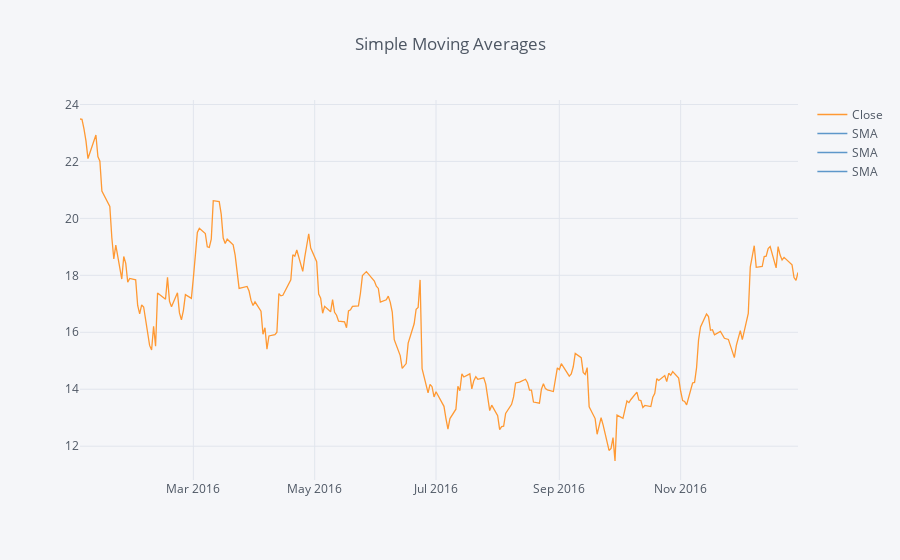

Notebook code for this chart:
### Markdown cell above
**Simple Moving Averages (SMA) Plots**

### Code cell
DB['Close'].loc['2016-01-01':'2016-12-31'].ta_plot(study='sma',periods=[13,21,55],title='Simple Moving Averages')

### Figure 1 — Plotly figure (JSON) as saved in the notebook; plotly's stock layout.template omitted (floating-point values rounded to 4 significant figures; data arrays with more than 128 entries replaced by an {"elided": "..."} marker saying what was removed)
{"data": [{"line": {"color": "rgba(255, 153, 51, 1.0)", "dash": "solid", "width": 1.3}, "mode": "lines", "name": "Close", "text": "", "type": "scatter", "x": {"elided": "252 str values"}, "y": {"elided": "252 float values"}}, {"line": {"color": "rgba(55, 128, 191, 0.79999999999999982)", "dash": "solid", "width": 1.3}, "mode": "lines", "name": "SMA", "text": "", "type": "scatter", "x": {"elided": "252 str values"}, "y": {"elided": "252x3 mixed values"}}, {"line": {"color": "rgba(55, 128, 191, 0.79999999999999982)", "dash": "solid", "width": 1.3}, "mode": "lines", "name": "SMA", "text": "", "type": "scatter", "x": {"elided": "252 str values"}, "y": {"elided": "252x3 mixed values"}}, {"line": {"color": "rgba(55, 128, 191, 0.79999999999999982)", "dash": "solid", "width": 1.3}, "mode": "lines", "name": "SMA", "text": "", "type": "scatter", "x": {"elided": "252 str values"}, "y": {"elided": "252x3 mixed values"}}], "layout": {"legend": {"bgcolor": "#F5F6F9", "font": {"color": "#4D5663"}}, "paper_bgcolor": "#F5F6F9", "plot_bgcolor": "#F5F6F9", "title": "Simple Moving Averages", "titlefont": {"color": "#4D5663"}, "xaxis1": {"gridcolor": "#E1E5ED", "showgrid": true, "tickfont": {"color": "#4D5663"}, "title": "", "titlefont": {"color": "#4D5663"}, "zerolinecolor": "#E1E5ED"}, "yaxis1": {"gridcolor": "#E1E5ED", "showgrid": true, "tickfont": {"color": "#4D5663"}, "title": "", "titlefont": {"color": "#4D5663"}, "zerolinecolor": "#E1E5ED"}}}
